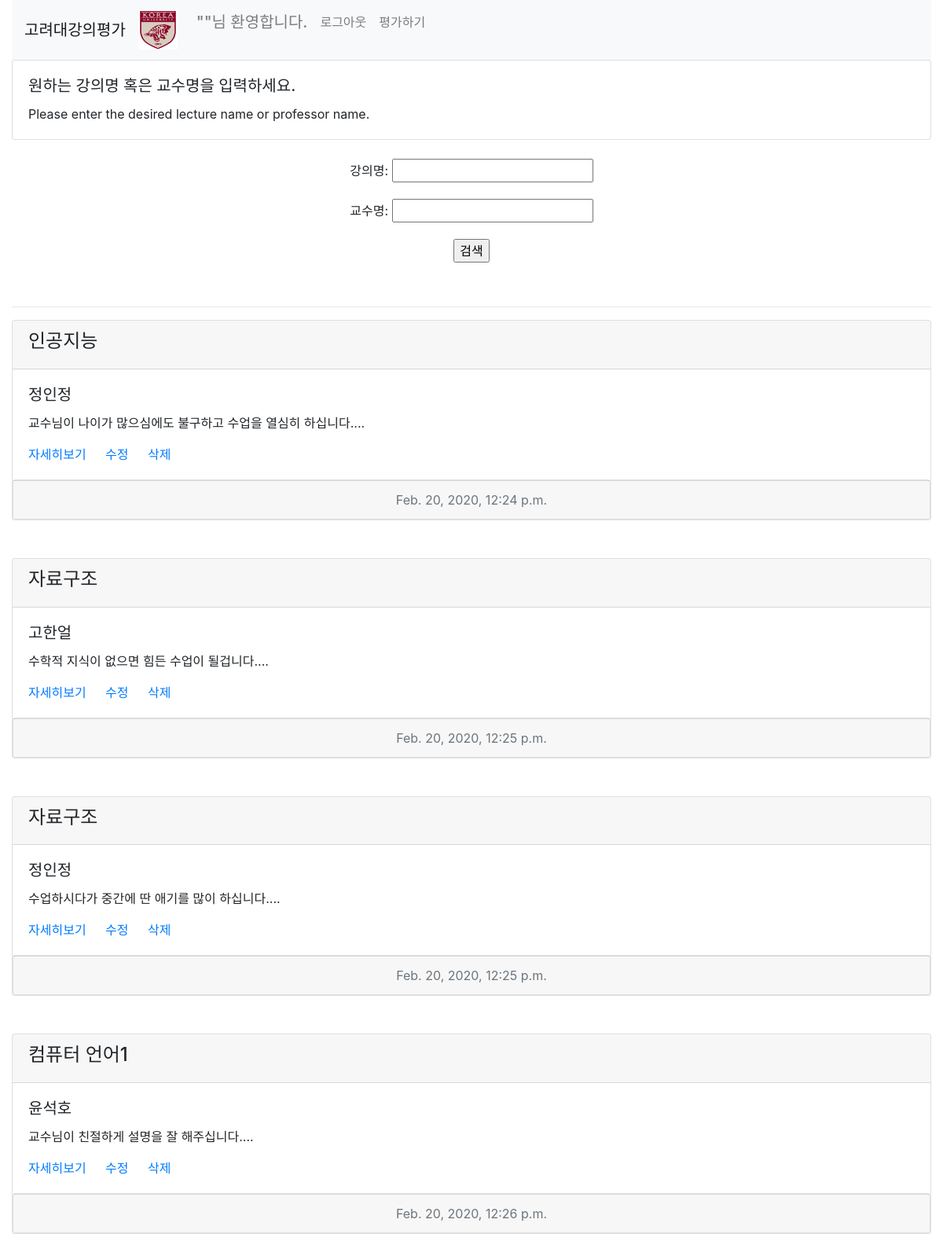
The page /classcrud/ on the database as committed earlier.
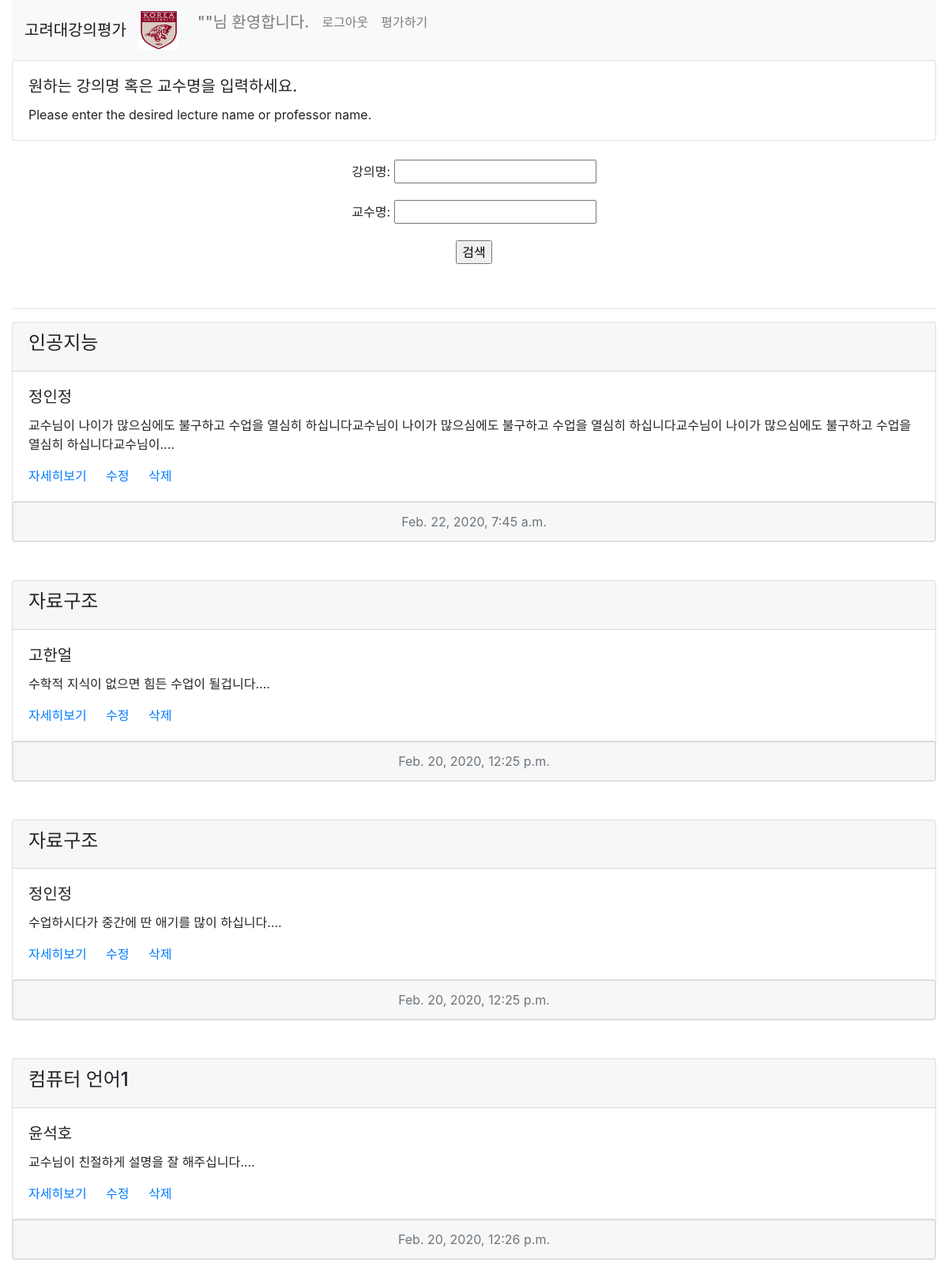
The same page on the database as committed later.
### classcrud/models.py (models this page shows, shortened)
class ClassBlog(models.Model):
    강의명 = models.CharField(max_length=100, default='')
    교수명 = models.CharField(max_length=100, default='')
    create_at = models.DateTimeField(auto_now_add=True)
    updated_at = models.DateTimeField(auto_now=True)
    평가내용 = models.TextField()
    def summary(self):
        return self.평가내용[:100]

### classcrud/views.py (the view)
# urls.py: path('', views.BlogView.as_view(), name='list'),
class BlogView(FilterView):
    model = ClassBlog
    context_object_name = 'evals'
    filterset_class = EvalFilter

### classcrud/templates/classcrud/classblog_filter.html (shortened to what this page needs)
<link rel="stylesheet" href="https://stackpath.bootstrapcdn.com/bootstrap/4.4.1/css/bootstrap.min.css">
<!DOCTYPE html>
<html lang="ko">
    {% load static %}
    <head>
    </head>
    <div class="container-fluid">
    <body>
        <nav class="navbar navbar-expand-lg navbar-light bg-light">
            <a class="navbar-brand" >고려대강의평가</a>
            <div class="collapse navbar-collapse" id="navbarNav">
              <ul class="navbar-nav">
                <a class="navbar-brand">
                    <img src="{% static 'korea.png' %}" width="50" height="50" alt="korea">
                </a>
                <li class="nav-item">
                    <h5 class="nav-link">"{{user.username}}"님 환영합니다.</h5>
                </li>
                <li class="nav-item">
                    <a href="javascript:{document.getElementById('logout').submit()}" class="nav-link">로그아웃</a>
                </li>
                <li class="nav-item">
                  <a class="nav-link" href="{% url 'new' %}">평가하기</a>
                </li>
              </ul>
            </div>
          </nav>
          <div class="card w">
            <div class="card-body">
              <h5 class="card-title">원하는 강의명 혹은 교수명을 입력하세요.</h5>
              <p class="card-text">Please enter the desired lecture name or professor name.</p>
            </div>
          </div>
           <br>
          <div class = "text-center">
            {% block content %}
            <form action="" method="get">
                {{ filter.form.as_p }}
                <input type="submit" value="검색" />
            </form>
            {% endblock %}
            <br>
            <hr>
            {%for blog in object_list%}
            <div class="card text-left">
              <div class="card-header">
                <h4>{{blog.강의명}}</h4>
              </div>
              <div class="card-body">
                <h5 class="card-title">{{blog.교수명}}</h5>
                <p class="card-text">{{blog.summary}}....</p>
                <a href="{% url 'detail' blog.id %}" class="card-link">자세히보기</a>
                <a href="{% url 'change' blog.id %}" class="card-link">수정</a>
                <a href="{% url 'del' blog.id %}" class="card-link">삭제</a>
              </div>
              <div class = "card text-center">
              <div class="card-footer text-muted">
                {{blog.updated_at}}
              </div>
            </div>
            </div>
            <br><br>
            {%endfor%}
        </div>
    </body>
    </div>
</html>

Rows that differ between the two databases and show on the page:
changed ClassBlog "인공지능": summary "교수님이 나이가 많으심에도 불구하고 수업을 열심히 하십니다" → "교수님이 나이가 많으심에도 불구하고 수업을 열심히 하십니다교수님이 나이가 많으심에도 불구하고 수업을 열심히 하십니다교수님이 나이가 많으심에도 불구하고 수업을 열심히 하십니다교수님이"; updated_at "Feb. 20, 2020, 12:24 p.m." → "Feb. 22, 2020, 7:45 a.m."
